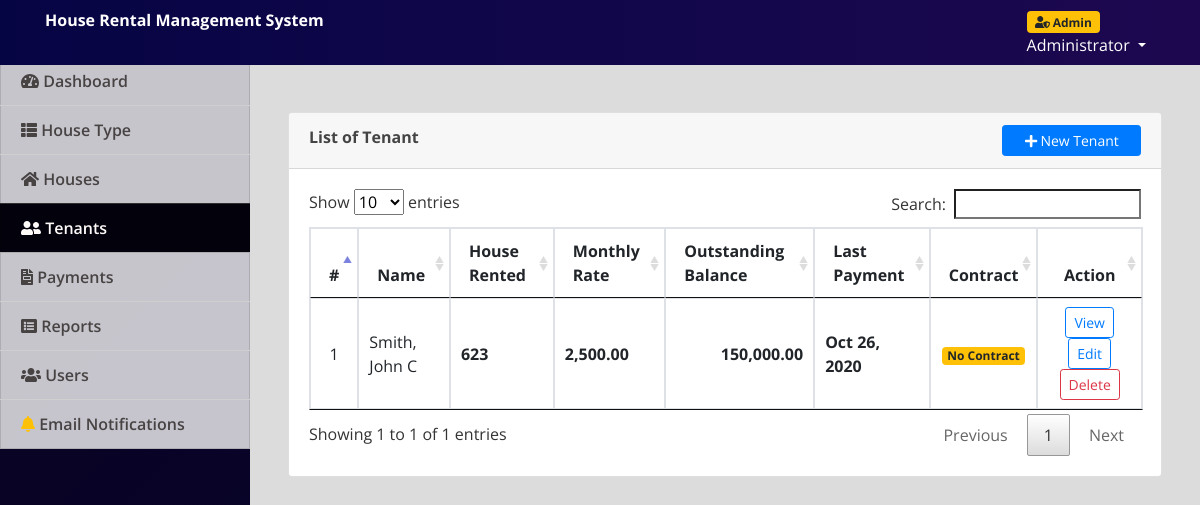
/index.php?page=tenants (signed in), run on the app's committed database.
### tables this page shows
CREATE TABLE `tenants` (
  `id` int(30) NOT NULL,
  `firstname` varchar(100) NOT NULL,
  `middlename` varchar(100) NOT NULL,
  `lastname` varchar(100) NOT NULL,
  `email` varchar(100) NOT NULL,
  `contact` varchar(50) NOT NULL,
  `house_id` int(30) NOT NULL,
  `status` tinyint(1) NOT NULL DEFAULT 1 COMMENT '1 = active, 0= inactive',
  `date_in` date NOT NULL,
  `contract_file` varchar(255) DEFAULT NULL COMMENT 'Path to uploaded contract PDF'
);

CREATE TABLE `houses` (
  `id` int(30) NOT NULL,
  `house_no` varchar(50) NOT NULL,
  `category_id` int(30) NOT NULL,
  `description` text NOT NULL,
  `price` double NOT NULL
);

CREATE TABLE `payments` (
  `id` int(30) NOT NULL,
  `tenant_id` int(30) NOT NULL,
  `amount` float NOT NULL,
  `invoice` varchar(50) NOT NULL,
  `date_created` datetime NOT NULL DEFAULT current_timestamp()
);

### tenants.php (the view, shortened to what this page needs)
<?php include('db_connect.php');?>
<div class="container-fluid">
	<div class="col-lg-12">
		<div class="row">
			<div class="col-md-12">
				<div class="card">
					<div class="card-header">
						<b>List of Tenant</b>
						<span class="float:right"><a class="btn btn-primary btn-block btn-sm col-sm-2 float-right" href="javascript:void(0)" id="new_tenant">
					<i class="fa fa-plus"></i> New Tenant
				</a></span>
					</div>
					<div class="card-body">
						<table class="table table-condensed table-bordered table-hover">
							<thead>
								<tr>
									<th class="text-center">#</th>
									<th class="">Name</th>
									<th class="">House Rented</th>
									<th class="">Monthly Rate</th>
									<th class="">Outstanding Balance</th>
									<th class="">Last Payment</th>
									<th class="">Contract</th>
									<th class="text-center">Action</th>
								</tr>
							</thead>
							<tbody>
								<?php
								$i = 1;
								$tenant = $conn->query("SELECT t.*,concat(t.lastname,', ',t.firstname,' ',t.middlename) as name,h.house_no,h.price FROM tenants t inner join houses h on h.id = t.house_id where t.status = 1 order by h.house_no desc ");
								while($row=$tenant->fetch_assoc()):
									if (empty($row['date_in']) || $row['date_in'] == '0000-00-00' || !DateTime::createFromFormat('Y-m-d', $row['date_in'])) {
										$months = 0;
										$payable = 0;
									} else {
										$start_date = new DateTime($row['date_in']);
										$current_date = new DateTime(date('Y-m-d'));
										if ($start_date > $current_date) {
											$months = 0;
											$payable = 0;
										} else {
											$interval = $start_date->diff($current_date);
											$months = ($interval->y * 12) + $interval->m;
											if ($current_date->format('d') >= $start_date->format('d')) {
												$months += 1;
											}
											$payable = $row['price'] * $months;
										}
									}
									$paid = $conn->query("SELECT SUM(amount) as paid FROM payments where tenant_id =".$row['id']);
									$last_payment = $conn->query("SELECT * FROM payments where tenant_id =".$row['id']." order by unix_timestamp(date_created) desc limit 1");
									$paid = $paid->num_rows > 0 ? $paid->fetch_array()['paid'] : 0;
									$last_payment = $last_payment->num_rows > 0 ? date("M d, Y",strtotime($last_payment->fetch_array()['date_created'])) : 'N/A';
									$outstanding = $payable - $paid;
								?>
								<tr>
									<td class="text-center"><?php echo $i++ ?></td>
									<td>
										<?php echo ucwords($row['name']) ?>
									</td>
									<td class="">
										 <p> <b><?php echo $row['house_no'] ?></b></p>
									</td>
									<td class="">
										 <p> <b><?php echo number_format($row['price'],2) ?></b></p>
									</td>
									<td class="text-right">
										 <p> <b><?php echo number_format($outstanding,2) ?></b></p>
									</td>
									<td class="">
										 <p><b><?php echo  $last_payment ?></b></p>
									</td>
									<td class="text-center">
										<?php if(!empty($row['contract_file'])): ?>
											<a href="assets/uploads/contracts/<?php echo $row['contract_file'] ?>" target="_blank" class="btn btn-sm btn-success">
												<i class="fa fa-file-pdf"></i> View Contract
											</a>
										<?php else: ?>
											<span class="badge badge-warning">No Contract</span>
										<?php endif; ?>
									</td>
									<td class="text-center">
										<button class="btn btn-sm btn-outline-primary view_payment" type="button" data-id="<?php echo $row['id'] ?>" >View</button>
										<button class="btn btn-sm btn-outline-primary edit_tenant" type="button" data-id="<?php echo $row['id'] ?>" >Edit</button>
										<button class="btn btn-sm btn-outline-danger delete_tenant" type="button" data-id="<?php echo $row['id'] ?>">Delete</button>
									</td>
								</tr>
								<?php endwhile; ?>
							</tbody>
						</table>
					</div>
				</div>
			</div>
		</div>
	</div>
</div>

### index.php (shortened to what this page needs)
<!DOCTYPE html>
<html lang="en">
<head>
<?php
 include('./header.php');
 ?>
</head>
<body>
	<?php include 'topbar.php' ?>
	<?php include 'navbar.php' ?>
  <main id="view-panel" >
      <?php $page = isset($_GET['page']) ? $_GET['page'] :'home'; ?>
  	<?php include $page.'.php' ?>
  </main>
</body>
</html>

### header.php (shortened to what this page needs)
  <link rel="stylesheet" href="assets/font-awesome/css/all.min.css">
<link href="assets/vendor/bootstrap/css/bootstrap.min.css" rel="stylesheet">
<link href="assets/vendor/icofont/icofont.min.css" rel="stylesheet">
<link href="assets/vendor/boxicons/css/boxicons.min.css" rel="stylesheet">
<link href="assets/vendor/venobox/venobox.css" rel="stylesheet">
<link href="assets/vendor/animate.css/animate.min.css" rel="stylesheet">
<link href="assets/vendor/remixicon/remixicon.css" rel="stylesheet">
<link href="assets/vendor/owl.carousel/assets/owl.carousel.min.css" rel="stylesheet">
<link href="assets/vendor/bootstrap-datepicker/css/bootstrap-datepicker.min.css" rel="stylesheet">
<link href="assets/DataTables/datatables.min.css" rel="stylesheet">
<link href="assets/css/jquery.datetimepicker.min.css" rel="stylesheet">
<link href="assets/css/select2.min.css" rel="stylesheet">
<link href="assets/css/style.css" rel="stylesheet">
<link type="text/css" rel="stylesheet" href="assets/css/jquery-te-1.4.0.css">

### topbar.php (shortened to what this page needs)
<nav class="navbar navbar-light fixed-top bg-primary" style="padding:0;min-height: 3.5rem">
  <div class="container-fluid mt-2 mb-2">
  	<div class="col-lg-12">
      <div class="col-md-4 float-left text-white">
        <large><b><?php echo isset($_SESSION['system']['name']) ? $_SESSION['system']['name'] : '' ?></b></large>
      </div>
	  	<div class="float-right">
        <?php
        $user_type = $_SESSION['login_type'] ?? 2;
        $role_info = [
            0 => ['name' => 'Super-admin', 'color' => 'badge-danger', 'icon' => 'fa-crown'],
            1 => ['name' => 'Admin', 'color' => 'badge-warning', 'icon' => 'fa-user-shield'],
            2 => ['name' => 'Staff', 'color' => 'badge-info', 'icon' => 'fa-user']
        ];
        $current_role = $role_info[$user_type] ?? $role_info[2];
        ?>
        <span class="badge <?php echo $current_role['color']; ?> mr-2" style="font-size: 12px; padding: 5px 8px;">
            <i class="fa <?php echo $current_role['icon']; ?>"></i> <?php echo $current_role['name']; ?>
        </span>
        <div class=" dropdown mr-4">
            <a href="#" class="text-white dropdown-toggle"  id="account_settings" data-toggle="dropdown" aria-haspopup="true" aria-expanded="false"><?php echo $_SESSION['login_name'] ?> </a>
        </div>
      </div>
  </div>
</nav>

### navbar.php (shortened to what this page needs)
<nav id="sidebar" class='mx-lt-5' style="background-color:#343a40;" >
		<div class="sidebar-list">
				<a href="index.php?page=home" class="nav-item nav-home"><span class='icon-field'><i class="fa fa-tachometer-alt "></i></span> Dashboard</a>
				<a href="index.php?page=categories" class="nav-item nav-categories"><span class='icon-field'><i class="fa fa-th-list "></i></span> House Type</a>
				<a href="index.php?page=houses" class="nav-item nav-houses"><span class='icon-field'><i class="fa fa-home "></i></span> Houses</a>
				<a href="index.php?page=tenants" class="nav-item nav-tenants"><span class='icon-field'><i class="fa fa-user-friends "></i></span> Tenants</a>
				<a href="index.php?page=invoices" class="nav-item nav-invoices"><span class='icon-field'><i class="fa fa-file-invoice "></i></span> Payments</a>
				<a href="index.php?page=reports" class="nav-item nav-reports"><span class='icon-field'><i class="fa fa-list-alt "></i></span> Reports</a>
				<?php
				$user_type = $_SESSION['login_type'] ?? 2;
				?>
				<?php if($user_type <= 1):  ?>
				<a href="index.php?page=users" class="nav-item nav-users"><span class='icon-field'><i class="fa fa-users "></i></span> Users</a>
				<a href="index.php?page=email_notifications" class="nav-item nav-email_notifications"><span class='icon-field'><i class="fa fa-bell text-warning"></i></span> Email Notifications</a>
				<?php endif; ?>
		</div>
</nav>

### assets/css/style.css (style rules this page uses)
body { font-family: "Open Sans", sans-serif; color: #444444; width: 100%; height: calc(100%); }
a { color: #1977cc; }
nav#sidebar { height: calc(100%); position: fixed; z-index: 99; left: 0; width: 250px; background: url(../uploads/art-cover.jpg); background-repeat: no-repeat; background-size: cover; }
a.nav-item { position: relative; display: block; padding: .75rem 1.25rem; margin-bottom: -1px; border: 1px solid rgba(0,0,0,.125); background-color: #ffffffc4; color: #484343; font-weight: 600; }
a.nav-item:hover, .nav-item.active { background-color: #000000ad; color: #fffafa; }
main#view-panel { margin-left: 250px; width:calc(100% - 250px); margin-top: 3.5rem; padding: .5em }

### index.php (style rules this page uses)
body { background: #80808045; }

### topbar.php (style rules this page uses)
.navbar { background: linear-gradient(90deg, #060544ff, #1d0850ff) !important; }

### tenants.php (style rules this page uses)
td { vertical-align: middle !important; }
td p { margin: unset }

### data on the page
tenants: name "Smith, John C", house.house_no "623", house.price "2,500.00", outstanding "150,000.00", payments.date_created "Oct 26, 2020", shows "No Contract"

### other printed values
$_SESSION['system']['name'] "House Rental Management System"
$current_role['name'] "Admin"
$_SESSION['login_name'] "Administrator"
